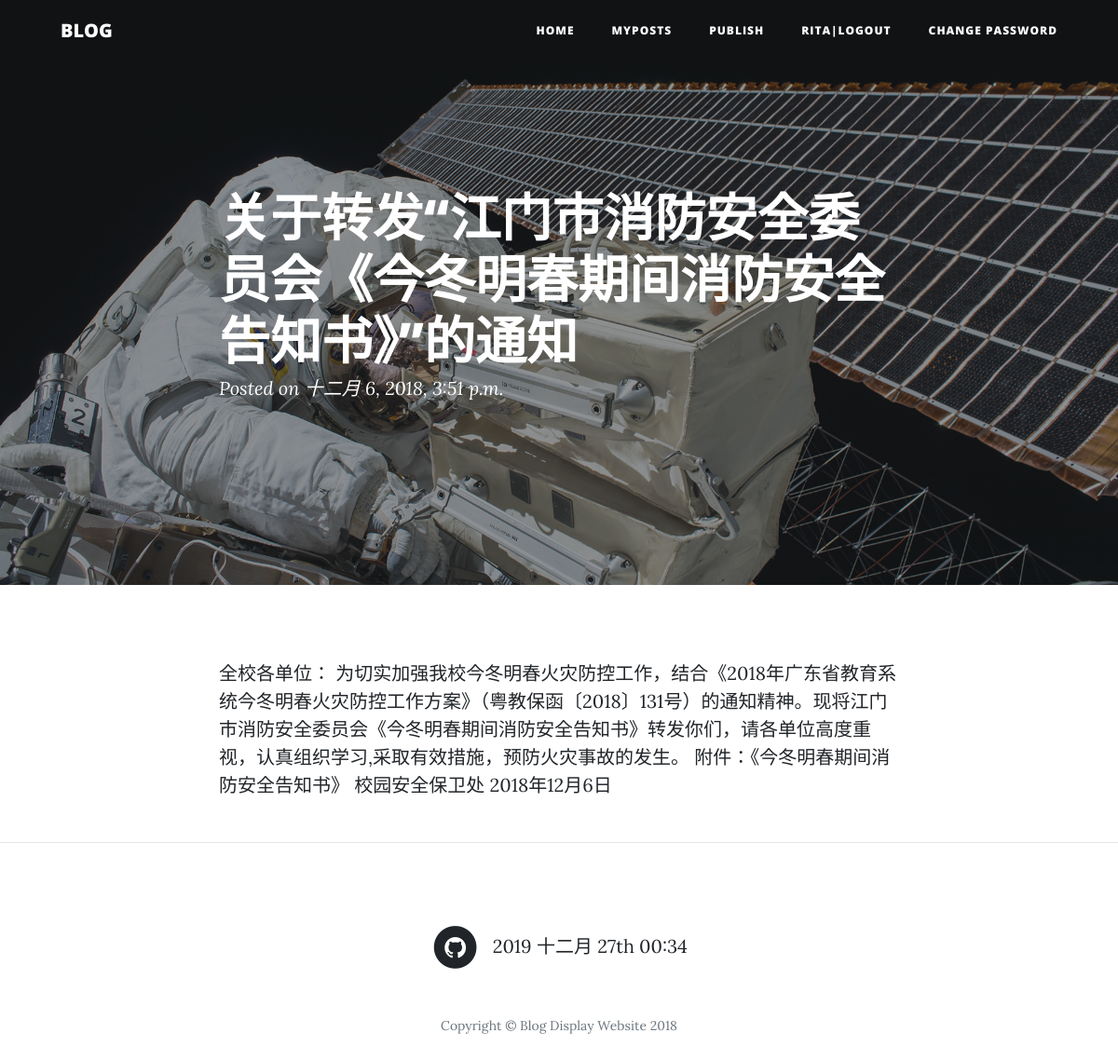
Screenshot of /blog/detail/19/ (signed in) with the database file from the repository.
### blog/models.py (models this page shows, shortened)
class Blog(models.Model):
    title = models.CharField(max_length=300, verbose_name='标题')
    body = models.TextField(verbose_name='内容')
    publish = models.DateTimeField(default=timezone.now, verbose_name='发布日期')
    owner = models.ForeignKey(
        User, on_delete=models.CASCADE, verbose_name='所有者')
    class Meta:
        ordering = ['-publish']
        verbose_name = '帖子'
        verbose_name_plural = '帖子'

### blog/views.py (the view)
# urls.py: path('detail/<int:pk>/', views.BlogDetail.as_view(), name='detail'),
class BlogDetail(LoginRequiredMixin, BlogOwnerMixin, DetailView):
    model = Blog
    context_object_name = 'post'
    template_name = 'blog/detail.html'

### blog/views.py (called while the page is built)
    def get_object(self, queryset=None):
        if queryset is None:
            queryset = self.get_queryset()
        pk = self.kwargs.get(self.pk_url_kwarg, None)
        queryset = queryset.filter(
            pk=pk,
            owner=self.request.user,
        )
        try:
            obj = queryset.get()
        except ObjectDoesNotExist:
            raise PermissionDenied
        return obj

### blog/templates/blog/detail.html
{% extends 'blog/base.html' %} {%block title%}Post{%endblock title%}
{% block header%}
<header class="masthead" style="background-image: url('img/post-bg.jpg')">
  <div class="overlay"></div>
  <div class="container">
    <div class="row">
      <div class="col-lg-8 col-md-10 mx-auto">
        <div class="post-heading">
          <h1>{{post.title}}</h1>
          <span class="meta">Posted on {{post.publish}}</span>
        </div>
      </div>
    </div>
  </div>
</header>
{% endblock header %}
{% block content %}
<article>
  <div class="container">
    <div class="row">
      <div class="col-lg-8 col-md-10 mx-auto">
        <p>{{post.body}}</p>
      </div>
    </div>
  </div>
</article>
{% endblock content %}

### blog/templates/blog/base.html (shortened to what this page needs)
{% load static %}
<!DOCTYPE html>
<html lang="en">
<head>
    <link href="{% static 'blog/vendor/bootstrap/css/bootstrap.min.css' %}" rel="stylesheet">
    <link href="{% static 'blog/vendor/font-awesome/css/font-awesome.min.css' %}" rel="stylesheet" type="text/css">
    <link href="{% static 'blog/css/clean-blog.min.css' %}" rel="stylesheet"> {% block css %} {% endblock css %}
</head>
<body>
    <nav class="navbar navbar-expand-lg navbar-light fixed-top" id="mainNav">
        <div class="container">
            <a class="navbar-brand" href="{%url 'blog:index' %}">BLOG</a>
            <div class="collapse navbar-collapse" id="navbarResponsive">
                <ul class="navbar-nav ml-auto">
                    <li class="nav-item">
                        <a class="nav-link" href="{% url 'blog:index'%}">
                            Home
                        </a>
                    </li>
                    <li class="nav-item">
                        <a class="nav-link" href="{% url 'blog:list' %}">Myposts</a>
                    </li>
                    <li class="nav-item">
                        <a class="nav-link" href="{% url 'blog:publish' %}">publish</a>
                    </li>
                    {% if user.is_anonymous %}
                    <li class="nav-item">
                        <a class="nav-link" href="{% url 'blog:login' %}">login</a>
                    </li>
                    <li class="nav-item">
                        <a class="nav-link" href="/admin">Admin</a>
                    </li>
                    {% else %}
                    <li class="nav-item">
                        <a class="nav-link" href="{% url 'blog:logout' %}">{{ user }}|logout</a>
                    </li>
                    <li class="nav-item">
                        <a class="nav-link" href="/admin/password_change">Change password</a>
                    </li>
                    {%endif%}
                </ul>
            </div>
        </div>
    </nav>
    {% block header %} {% endblock header %}
    {% block content %} {% endblock content %}
    <hr>
    {% block footer %}
    <footer>
        <div class="container">
            <div class="row">
                <div class="col-lg-8 col-md-10 mx-auto">
                    <ul class="list-inline text-center">
                        <li class="list-inline-item">
                            <a href="https://github.com/yanjl/blog_auth">
                                <span class="fa-stack fa-lg">
                                    <i class="fa fa-circle fa-stack-2x"></i>
                                    <i class="fa fa-github fa-stack-1x fa-inverse"></i>
                                </span>
                            </a>
                        </li>
                        <li class="list-inline-item">
                            <span>
                                <p>{%now "Y F jS H:i" %}</p>
                            </span>
                        </li>
                    </ul>
                    <p class="copyright text-muted">Copyright &copy; Blog Display Website 2018</p>
                </div>
            </div>
        </div>
    </footer>
    {% endblock footer %}
</body>
</html>

### rows the page displays
Blog: title "关于转发“江门市消防安全委员会《今冬明春期间消防安全告知书》”的通知", publish "十二月 6, 2018, 3:51 p.m.", body "全校各单位： 为切实加强我校今冬明春火灾防控工作，结合《2018年广东省教育系统今冬明春火灾防控工作方案》（粤教保函〔2018〕131号）的通知精神。现将江门市消防安全委员会《今冬明春期间消防安全告知书》转发你们，请各单位高度重视，认真组织学习,采取有效措施，预防火灾事故的发生。 附件：《今冬明春期间消防安全告知书》 校园安全保卫处 2018年12月6日"

### other values shown
{{ user }} "RITA"
